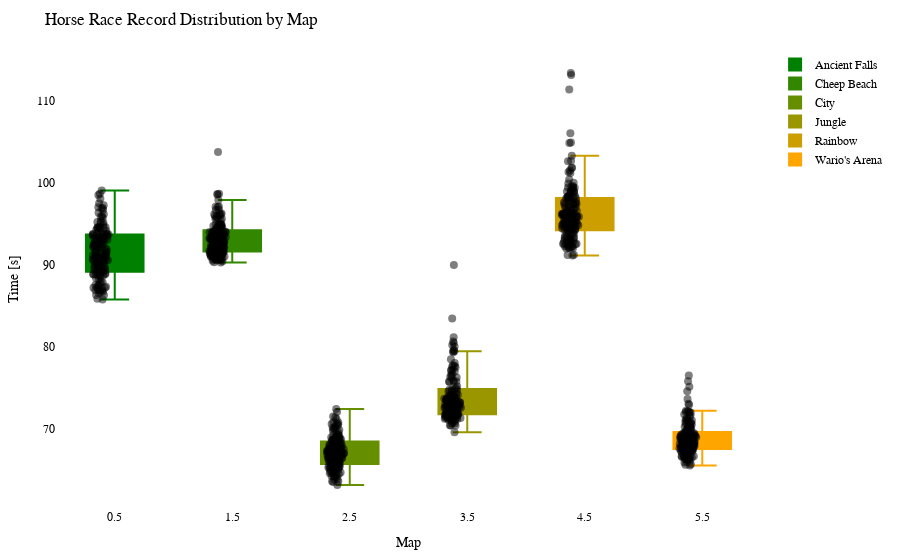

Notebook source saved alongside this figure:
### Code cell
import plotly.graph_objects as go
import plotly.io as pio

df = getRecordsDataframe(minigame="Pferderennen")

# Calculate the offset for centering the data points
num_columns = len(df.columns)
offset = 0.5

# Create a Swarm plot using Plotly
fig = go.Figure()

cmap = LinearSegmentedColormap.from_list("green_orange", ["green", "orange"])
colors = [to_hex(cmap(i / (num_columns - 1))) for i in range(num_columns)]

for i, (column, color) in enumerate(zip(df.columns, colors)):
    x_values = [i + offset] * len(df[column])  # Adjust x-values with offset for horizontal centering
    fig.add_trace(go.Box(x=x_values,
                         y=df[column],
                         name=column,
                         boxpoints='all',
                         pointpos=-0.5,  # Adjust point position to prevent overlapping
                         marker=dict(color='rgba(0,0,0,0.5)', size=8),  # Adjust marker color and size
                         line=dict(color=color),
                         fillcolor=color,
                         hovertext=df_to_html.index,
                         hoverinfo='name+text+y',
                         showlegend=True))

fig.update_layout(title="Horse Race Record Distribution by Map",
                  xaxis=dict(title="Map"),
                  yaxis=dict(title="Time [s]"),
                  showlegend=True,
                  font=dict(family="Arial", size=12, color="black"),  # Customize font
                  plot_bgcolor="white",  # Set background color
                  margin=dict(l=50, r=50, t=50, b=50),  # Adjust margins for better layout
                  )

pio.show(fig)

pio.write_html(fig, "out/pferd_swarm_plot.html")

### Figure 1 — Plotly figure (JSON) as saved in the notebook; plotly's stock layout.template omitted (floating-point values rounded to 4 significant figures; data arrays with more than 128 entries replaced by an {"elided": "..."} marker saying what was removed)
{"data": [{"boxpoints": "all", "fillcolor": "#008000", "hoverinfo": "name+text+y", "hovertext": {"elided": "173 str values"}, "line": {"color": "#008000"}, "marker": {"color": "rgba(0,0,0,0.5)", "size": 8}, "name": "Ancient Falls", "pointpos": -0.5, "showlegend": true, "type": "box", "x": {"elided": "173 float values"}, "y": {"elided": "173 float values"}}, {"boxpoints": "all", "fillcolor": "#338700", "hoverinfo": "name+text+y", "hovertext": {"elided": "173 str values"}, "line": {"color": "#338700"}, "marker": {"color": "rgba(0,0,0,0.5)", "size": 8}, "name": "Cheep Beach", "pointpos": -0.5, "showlegend": true, "type": "box", "x": {"elided": "173 float values"}, "y": {"elided": "173 float values"}}, {"boxpoints": "all", "fillcolor": "#668f00", "hoverinfo": "name+text+y", "hovertext": {"elided": "173 str values"}, "line": {"color": "#668f00"}, "marker": {"color": "rgba(0,0,0,0.5)", "size": 8}, "name": "City", "pointpos": -0.5, "showlegend": true, "type": "box", "x": {"elided": "173 float values"}, "y": {"elided": "173 float values"}}, {"boxpoints": "all", "fillcolor": "#999600", "hoverinfo": "name+text+y", "hovertext": {"elided": "173 str values"}, "line": {"color": "#999600"}, "marker": {"color": "rgba(0,0,0,0.5)", "size": 8}, "name": "Jungle", "pointpos": -0.5, "showlegend": true, "type": "box", "x": {"elided": "173 float values"}, "y": {"elided": "173 float values"}}, {"boxpoints": "all", "fillcolor": "#cc9e00", "hoverinfo": "name+text+y", "hovertext": {"elided": "173 str values"}, "line": {"color": "#cc9e00"}, "marker": {"color": "rgba(0,0,0,0.5)", "size": 8}, "name": "Rainbow", "pointpos": -0.5, "showlegend": true, "type": "box", "x": {"elided": "173 float values"}, "y": {"elided": "173 float values"}}, {"boxpoints": "all", "fillcolor": "#ffa500", "hoverinfo": "name+text+y", "hovertext": {"elided": "173 str values"}, "line": {"color": "#ffa500"}, "marker": {"color": "rgba(0,0,0,0.5)", "size": 8}, "name": "Wario's Arena", "pointpos": -0.5, "showlegend": true, "type": "box", "x": {"elided": "173 float values"}, "y": {"elided": "173 float values"}}], "layout": {"font": {"color": "black", "family": "Arial", "size": 12}, "margin": {"b": 50, "l": 50, "r": 50, "t": 50}, "plot_bgcolor": "white", "showlegend": true, "title": {"text": "Horse Race Record Distribution by Map"}, "xaxis": {"title": {"text": "Map"}}, "yaxis": {"title": {"text": "Time [s]"}}}}
